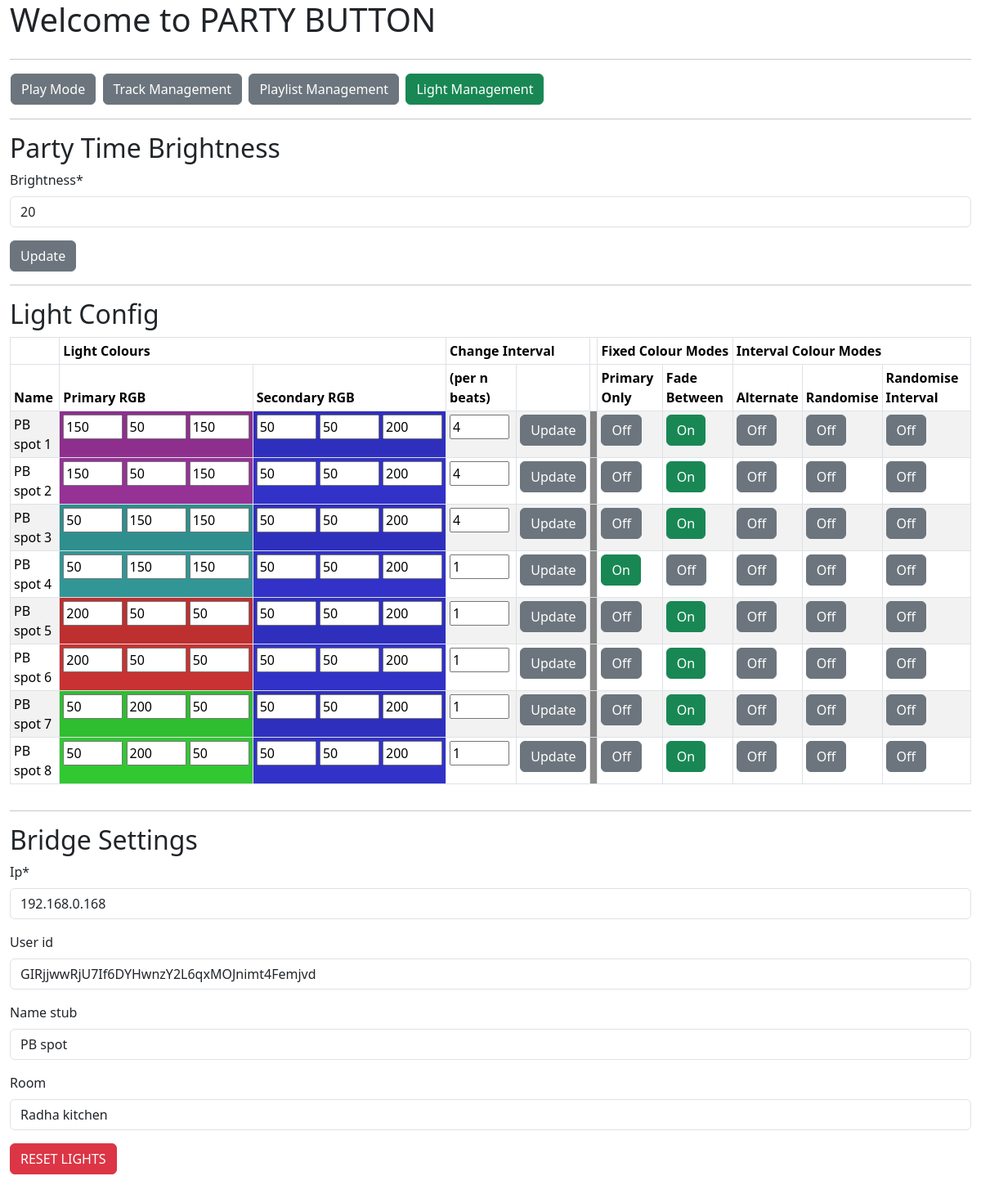
Page /lights/ on the committed database.
### mp3_manager/models.py (models this page shows, shortened)
class Bridge(models.Model):
    ip = models.CharField(max_length=200, default="127.0.0.0",
                          blank=False, null=False)
    user_id = models.CharField(max_length=200, default="XXXX",
                               blank=True, null=True)
    name_stub = models.CharField(max_length=200, default="party",
                                 blank=True, null=True)
    room = models.CharField(max_length=200, default="party",
                            blank=True, null=True)
    brightness = models.IntegerField(blank=False, null=False,
                                     default=0,
                                     validators=[MinValueValidator(0),
                                                 MaxValueValidator(100)])

class Light(models.Model):
    name = models.CharField(max_length=200, blank=False, null=False)
    hue_bridge_id = models.IntegerField(blank=False, null=False,
                                    default=0,
                                    validators=[MinValueValidator(0),
                                                MaxValueValidator(254)])
    primary_R = models.IntegerField(blank=False, null=False,
                                    default=0,
                                    validators=[MinValueValidator(0),
                                                MaxValueValidator(254)])
    primary_G = models.IntegerField(blank=False, null=False,
                                    default=0,
                                    validators=[MinValueValidator(0),
                                                MaxValueValidator(254)])
    primary_B = models.IntegerField(blank=False, null=False,
                                    default=0,
                                    validators=[MinValueValidator(0),
                                                MaxValueValidator(254)])
    secondary_R = models.IntegerField(blank=False, null=False,
                                      default=0,
                                      validators=[MinValueValidator(0),
                                                  MaxValueValidator(254)])
    secondary_G = models.IntegerField(blank=False, null=False,
                                      default=0,
                                      validators=[MinValueValidator(0),
                                                  MaxValueValidator(254)])
    secondary_B = models.IntegerField(blank=False, null=False,
                                        default=0,
                                        validators=[MinValueValidator(0),
                                                    MaxValueValidator(254)])
    primary_H = models.IntegerField(blank=False, null=False,
                                    default=0,
                                    validators=[MinValueValidator(0),
                                                MaxValueValidator(65535)])
    primary_S = models.IntegerField(blank=False, null=False,
                                    default=0,
                                    validators=[MinValueValidator(0),
                                                MaxValueValidator(254)])
    primary_V = models.IntegerField(blank=False, null=False,
                                    default=0,
                                    validators=[MinValueValidator(0),
                                                MaxValueValidator(254)])
    secondary_H = models.IntegerField(blank=False, null=False,
                                      default=0,
                                      validators=[MinValueValidator(0),
                                                  MaxValueValidator(65535)])
    secondary_S = models.IntegerField(blank=False, null=False,
                                      default=0,
                                      validators=[MinValueValidator(0),
                                                  MaxValueValidator(254)])
    secondary_V = models.IntegerField(blank=False, null=False,
                                        default=0,
                                        validators=[MinValueValidator(0),
                                                    MaxValueValidator(254)])
    primary_colour = models.BooleanField(blank=False, null=False, default=True) # only hold to primary colour
    fade = models.BooleanField(blank=False, null=False, default=False) # move between primary and secondary colour
    random_colour = models.BooleanField(blank=False, null=False, default=False) # Change between random colours
    alternate_colour = models.BooleanField(blank=False, null=False, default=False) # Alternate between colours
    random_interval = models.BooleanField(blank=False, null=False, default=False) # Only change on random intervals
    interval_size = models.IntegerField(blank=False, null=False,                # Change interval size
                                      default=1,
                                      validators=[MinValueValidator(1),
                                                  MaxValueValidator(254)])

### mp3_manager/views.py (the view, shortened to what this page needs)
# urls.py: path("lights/", views.BridgeManagement.as_view(), name="bridge"),
class BridgeManagement(generic.ListView, FormMixin):
    template_name = "mp3_manager/lights.html"
    model = Bridge
    form_class = BridgeForm
    def get(self, request):
        bridge = Bridge.objects.all().first()
        lights = Light.objects.all().order_by('name')
        return render(request, self.template_name,
                      {"bridge": bridge,
                       "lights": lights,
                       "bridgeform": BridgeForm(instance=bridge),
                       "brightnessform": BrightnessForm(instance=bridge),
                       })

### mp3_manager/form.py
class BridgeForm(ModelForm):
    class Meta:
        model = Bridge
        fields = ['ip', 'user_id', 'name_stub', 'room']

class BrightnessForm(ModelForm):
    class Meta:
        model = Bridge
        fields = ['brightness']

### mp3_manager/templates/mp3_manager/lights.html (shortened to what this page needs)
{% extends "./base.html" %}
{% load crispy_forms_tags %}
{% block content %}
  <div class="row">
    <div class="col">
      <table>
      <tr><td NOWRAP>
      <a href="/"><button type="button" class="btn btn-secondary">Play Mode</button></a>&nbsp;
      <a href="/tracks"><button type="button" class="btn btn-secondary">Track Management</button></a>&nbsp;
      <a href="/playlists"><button type="button" class="btn btn-secondary">Playlist Management</button></a>&nbsp;
      <a href="/lights"><button type="button" class="btn btn-success">Light Management</button></a>&nbsp;
      </td></tr>
      </table>
    </div>
  </div>
  <hr>
  <div class="row">
    <div class="col">
      <h2>Party Time Brightness</h2>
      <form id="brightness_form" name="brightness_form" action={% url 'mp3_manager:bridge' %} method="post" enctype="multipart/form-data">
      {{ brightnessform|crispy }}
      <input class="btn btn-secondary" type="submit" form="brightness_form" value="Update" id="brightness_update" name="brightness_update"></input>
      </form>
    </div>
  </div>
  <hr>
  <div class="row">
    <div class="col">
      <h2>Light Config</h2>
      {% if lights %}
      <table class="table table-striped table-bordered table-sm" cellspacing="0" width="100%">
        <thead>
          <tr><th></th><th colspan="2">Light Colours</th><th colspan="2">Change Interval</th><th></th><th class="fixed_colour" colspan="2">Fixed Colour Modes</th><th class="interval_colour" colspan="3">Interval Colour Modes</th></tr>
          <tr><th>Name</th><th>Primary RGB</th><th>Secondary RGB</th><th>(per n beats)</th><th></th><th></th><th class="fixed_colour">Primary Only</th><th class="fixed_colour">Fade Between</th><th class="interval_colour">Alternate</th><th class="interval_colour">Randomise</th><th class="interval_colour">Randomise Interval</th></tr>
        </thead>
        <tbody>
          {% for light in lights %}
            <tr>
              <form id="light_form_{{ light.pk }}" id="light_update_{ light.pk }}" action={% url 'mp3_manager:lights' %} method="post" enctype="multipart/form-data">
              <td>{{ light.name }}</td>
              <td style="background: rgb({{ light.primary_R }},{{ light.primary_G }},{{ light.primary_B }});" NOWRAP>
                <input size="2" type="textarea" id="primary_R" name="primary_R" value={{ light.primary_R }}>
                <input size="2" type="textarea" id="primary_G" name="primary_G" value={{ light.primary_G }}>
                <input size="2" type="textarea" id="primary_B" name="primary_B" value={{ light.primary_B }}>
              </td>
              <td style="background: rgb({{ light.secondary_R }},{{ light.secondary_G }},{{ light.secondary_B }});" NOWRAP>
                <input size="2" type="textarea" id="secondary_R" name="secondary_R" value={{ light.secondary_R }}>
                <input size="2" type="textarea" id="secondary_G" name="secondary_G" value={{ light.secondary_G }}>
                <input size="2" type="textarea" id="secondary_B" name="secondary_B" value={{ light.secondary_B }}>
              </td>
              <td>
                <input size="2" type="textarea" id="interval_size" name="interval_size" value={{ light.interval_size }}>
              </td>
              <td>
                <input class="btn btn-secondary" type="submit" form="light_form_{{ light.pk }}" value="Update" name="light_update_{{ light.pk }}">
              </td>
              </form>
              <td style="background: #888888;"></td>
              <td>
                {% if light.primary_colour %}
                  <a href="{% url 'mp3_manager:lightprimary' pk=light.pk %}"><button type="button" class="btn btn-success">On</button></a>
                {% else %}
                  <a href="{% url 'mp3_manager:lightprimary' pk=light.pk %}"><button type="button" class="btn btn-secondary">Off</button></a>
                {% endif %}
              </td>
              <td>
                {% if light.fade %}
                  <a href="{% url 'mp3_manager:lightfade' pk=light.pk %}"><button type="button" class="btn btn-success">On</button></a>
                {% else %}
                  <a href="{% url 'mp3_manager:lightfade' pk=light.pk %}"><button type="button" class="btn btn-secondary">Off</button></a>
                {% endif %}
              </td>
              <td>
                {% if light.alternate_colour %}
                  <a href="{% url 'mp3_manager:lightalternate' pk=light.pk %}"><button type="button" class="btn btn-success">On</button></a>
                {% else %}
                  <a href="{% url 'mp3_manager:lightalternate' pk=light.pk %}"><button type="button" class="btn btn-secondary">Off</button></a>
                {% endif %}
              </td>
              <td>
                {% if light.random_colour %}
                  <a href="{% url 'mp3_manager:lightrandom' pk=light.pk %}"><button type="button" class="btn btn-success">On</button></a>
                {% else %}
                  <a href="{% url 'mp3_manager:lightrandom' pk=light.pk %}"><button type="button" class="btn btn-secondary">Off</button></a>
                {% endif %}
              </td>
              <td class="interval_colour">
                {% if light.random_interval %}
                  <a class="interval_colour" href="{% url 'mp3_manager:lightinterval' pk=light.pk %}"><button type="button" class="btn btn-success">On</button></a>
                {% else %}
                  <a class="interval_colour" href="{% url 'mp3_manager:lightinterval' pk=light.pk %}"><button type="button" class="btn btn-secondary">Off</button></a>
                {% endif %}
              </td>
            </tr>
          {% endfor %}
        </tbody>
      </table>
      {% endif %}
    </div>
  </div>
  <hr>
  <div class="row">
    <div class="col">
      <h2>Bridge Settings</h2>
        <form id="bridge_form" name="bridge_form" action={% url 'mp3_manager:bridge' %} method="post" enctype="multipart/form-data">
        {{ bridgeform|crispy }}
        <input class="btn btn-danger" type="submit" form="bridge_form" value="RESET LIGHTS" id="bridge_reset" name="bridge_reset"></input>
        </form>
    </div>
  </div>
{% endblock %}

### mp3_manager/static/css/style.css (style rules this page uses)
h2 { color: maroon; }
a:link { color: white; text-decoration: none; }
.fixed_colour { color: darkred; }
.interval_colour { color: CornflowerBlue; }

### rows in the picture
Bridge: brightness "20", ip "192.168.0.168", user_id "GIRjjwwRjU7If6DYHwnzY2L6qxMOJnimt4Femjvd", name_stub "PB spot", room "Radha kitchen"
Light: name "PB spot 1", primary_R "150", primary_G "50", primary_B "150", secondary_R "50", secondary_G "50", secondary_B "200", interval_size "4", primary_colour "Off", fade "On", alternate_colour "Off", random_colour "Off", random_interval "Off"
Light: name "PB spot 2", primary_R "150", primary_G "50", primary_B "150", secondary_R "50", secondary_G "50", secondary_B "200", interval_size "4", primary_colour "Off", fade "On", alternate_colour "Off", random_colour "Off", random_interval "Off"
Light: name "PB spot 3", primary_R "50", primary_G "150", primary_B "150", secondary_R "50", secondary_G "50", secondary_B "200", interval_size "4", primary_colour "Off", fade "On", alternate_colour "Off", random_colour "Off", random_interval "Off"
Light: name "PB spot 4", primary_R "50", primary_G "150", primary_B "150", secondary_R "50", secondary_G "50", secondary_B "200", interval_size "1", primary_colour "On", fade "Off", alternate_colour "Off", random_colour "Off", random_interval "Off"
Light: name "PB spot 5", primary_R "200", primary_G "50", primary_B "50", secondary_R "50", secondary_G "50", secondary_B "200", interval_size "1", primary_colour "Off", fade "On", alternate_colour "Off", random_colour "Off", random_interval "Off"
Light: name "PB spot 6", primary_R "200", primary_G "50", primary_B "50", secondary_R "50", secondary_G "50", secondary_B "200", interval_size "1", primary_colour "Off", fade "On", alternate_colour "Off", random_colour "Off", random_interval "Off"
Light: name "PB spot 7", primary_R "50", primary_G "200", primary_B "50", secondary_R "50", secondary_G "50", secondary_B "200", interval_size "1", primary_colour "Off", fade "On", alternate_colour "Off", random_colour "Off", random_interval "Off"
Light: name "PB spot 8", primary_R "50", primary_G "200", primary_B "50", secondary_R "50", secondary_G "50", secondary_B "200", interval_size "1", primary_colour "Off", fade "On", alternate_colour "Off", random_colour "Off", random_interval "Off"
